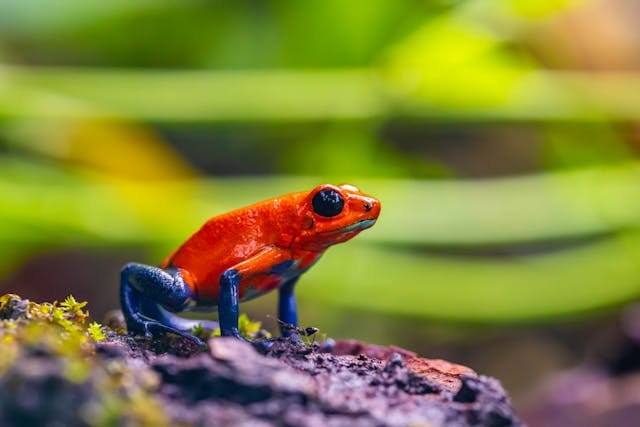
#> input picture frog.jpg, 640 x 427 px
$ python rgb-cmyk.py
#> lines starting #> are read from the running program, lines starting #| are printed output that depends on the picture
from PIL import Image
import numpy as np

image = Image.open('./frog.jpg')
#> image is the input picture: PIL image 640x427 RGB; mean R, G, B 129.1, 130.1, 56.6
raster = image.load()

def rgb_to_cmyk(r, g, b):
    pr = r/255
    pg = g/255
    pb = b/255

    pk = 1-max(pr, pg, pb)

    if pk == 1:
        return (0, 0, 0, pk*100)

    c = (1-pr-pk)/(1-pk)
    m = (1-pg-pk)/(1-pk)
    y = (1-pb-pk)/(1-pk)

    return (c*100, m*100, y*100, pk*100)

def cmyk_to_rgb(c, m, y, k):
    pc = c/100
    pm = m/100
    py = y/100
    pk = k/100


for x in range(image.width):
    for y in range(image.height):
        pixel = raster [x,y]
        r = pixel[0]
        g = pixel[1]
        b = pixel[2]


        c, m, _y, k = rgb_to_cmyk(r, g, b)

        raster[x, y] = tuple([int(i*255/100) for i in [k, k, k]])

image.save('./cmyk.png')
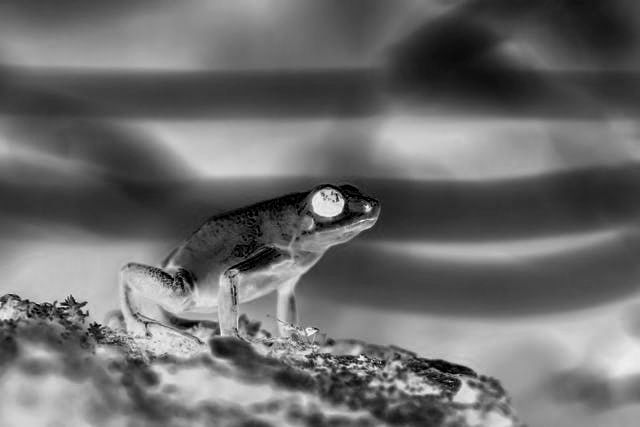
#> saved as cmyk.png: PIL image 640x427 RGB; min 0, max 249, mean 108.3
